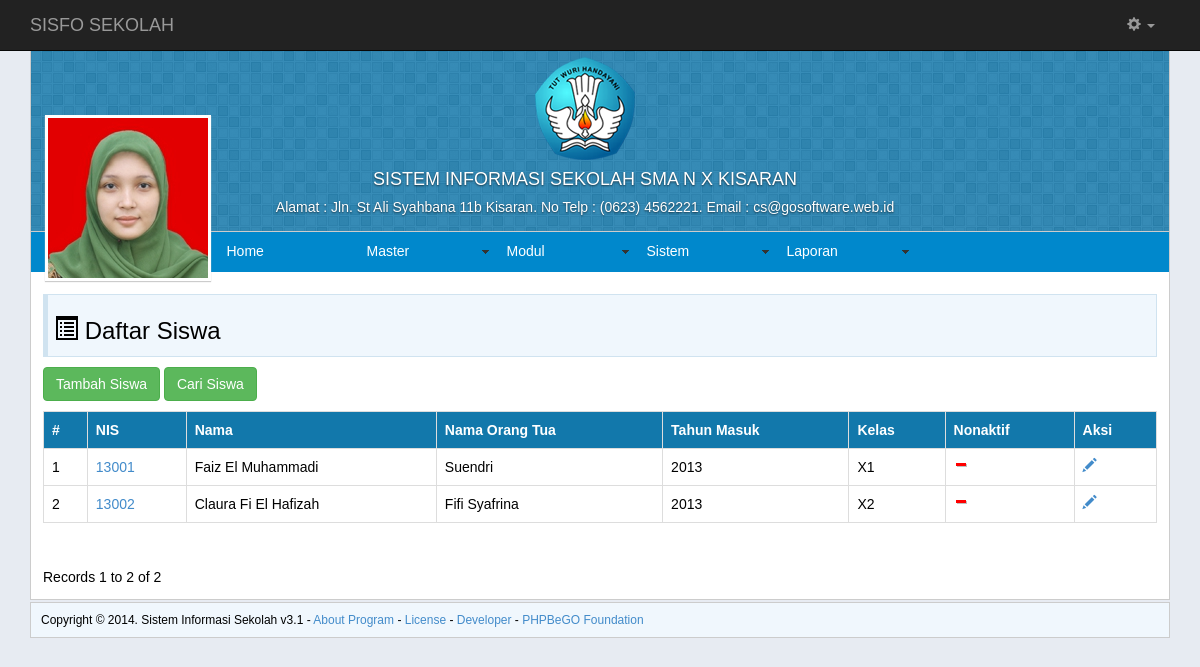
Page /index.php?page=tampil_siswa (signed in) on the committed database.
### tables this page shows
CREATE TABLE IF NOT EXISTS `photo` (
`p_id` int(11) NOT NULL,
  `p_uname` varchar(100) NOT NULL,
  `p_image_small` varchar(100) NOT NULL,
  `p_image_middle` varchar(100) NOT NULL,
  `p_image_default` varchar(100) NOT NULL,
  `p_tgl` timestamp NOT NULL DEFAULT CURRENT_TIMESTAMP,
  `p_profil` enum('Y','N') NOT NULL DEFAULT 'N'
);

CREATE TABLE IF NOT EXISTS `siswa` (
`s_id` int(6) NOT NULL,
  `s_nis` varchar(10) NOT NULL,
  `u_uname` varchar(50) NOT NULL,
  `u_pass` varchar(50) DEFAULT NULL,
  `level` char(5) NOT NULL DEFAULT 'siswa',
  `u_nama` varchar(100) NOT NULL,
  `u_email` varchar(50) NOT NULL,
  `s_tmp_lahir` varchar(100) DEFAULT NULL,
  `s_tgl_lhr` date DEFAULT NULL,
  `s_jk` varchar(10) DEFAULT NULL,
  `s_nm_ortu` varchar(100) DEFAULT NULL,
  `s_pek_ortu` varchar(100) DEFAULT NULL,
  `s_alamat` varchar(100) DEFAULT NULL,
  `s_agama` varchar(15) DEFAULT NULL,
  `s_gdarah` varchar(3) DEFAULT NULL,
  `s_thn_masuk` int(5) NOT NULL DEFAULT '0',
  `s_kd_kls` varchar(20) NOT NULL,
  `nonaktif` enum('Y','N') DEFAULT NULL
);

### tampil_siswa.php (the view, shortened to what this page needs)
<?php
$currentPage = $_SERVER["PHP_SELF"];
$maxRows_rec_tampil_siswa = 10;
$pageNum_rec_tampil_siswa = 0;
$startRow_rec_tampil_siswa = $pageNum_rec_tampil_siswa * $maxRows_rec_tampil_siswa;
$query_rec_tampil_siswa = "SELECT * FROM siswa ORDER BY s_nis ASC";
$query_limit_rec_tampil_siswa = sprintf("%s LIMIT %d, %d", $query_rec_tampil_siswa, $startRow_rec_tampil_siswa, $maxRows_rec_tampil_siswa);
$rec_tampil_siswa = mysql_query($query_limit_rec_tampil_siswa, $koneksi) or die(mysql_error());
$row_rec_tampil_siswa = mysql_fetch_assoc($rec_tampil_siswa);
if (isset($_GET['totalRows_rec_tampil_siswa'])) {
  $totalRows_rec_tampil_siswa = $_GET['totalRows_rec_tampil_siswa'];
} else {
  $all_rec_tampil_siswa = mysql_query($query_rec_tampil_siswa);
  $totalRows_rec_tampil_siswa = mysql_num_rows($all_rec_tampil_siswa);
}
$totalPages_rec_tampil_siswa = ceil($totalRows_rec_tampil_siswa/$maxRows_rec_tampil_siswa)-1;
$queryString_rec_tampil_siswa = "";
if (!empty($_SERVER['QUERY_STRING'])) {
  $params = explode("&", $_SERVER['QUERY_STRING']);
  $newParams = array();
  foreach ($params as $param) {
    if (stristr($param, "pageNum_rec_tampil_siswa") == false &&
        stristr($param, "totalRows_rec_tampil_siswa") == false) {
      array_push($newParams, $param);
    }
  }
  if (count($newParams) != 0) {
    $queryString_rec_tampil_siswa = "&" . htmlentities(implode("&", $newParams));
  }
}
$queryString_rec_tampil_siswa = sprintf("&totalRows_rec_tampil_siswa=%d%s", $totalRows_rec_tampil_siswa, $queryString_rec_tampil_siswa);
?>
<div class="judul">
<h3><span class="glyphicon glyphicon-list-alt"></span> Daftar Siswa</h3>
</div>
<p><a class="btn btn-success" href="index.php?page=tambah_siswa">Tambah Siswa</a>
   <a class="btn btn-success" href="index.php?page=cari_siswa">Cari Siswa</a></p>
<table class="table table-bordered">
  <tr>
    <th>#</th>
    <th>NIS</th>
    <th>Nama</th>
    <th>Nama Orang Tua</th>
    <th>Tahun Masuk</th>
    <th>Kelas</th>
    <th>Nonaktif</th>
    <th>Aksi</th>
  </tr>
  <?php $no=0; do { $no++;?>
    <tr>
      <td><?php echo $no; ?></td>
      <td><a href="index.php?page=tampil_siswa_detail&recordID=<?php echo $row_rec_tampil_siswa['s_id']; ?>"> <?php echo $row_rec_tampil_siswa['s_nis']; ?></a> </td>
      <td><?php echo $row_rec_tampil_siswa['u_nama']; ?></td>
      <td><?php echo $row_rec_tampil_siswa['s_nm_ortu']; ?></td>
      <td><?php echo $row_rec_tampil_siswa['s_thn_masuk']; ?></td>
      <td><?php echo $row_rec_tampil_siswa['s_kd_kls']; ?></td>
      <td><img src="Asset/images/<?php echo $row_rec_tampil_siswa['nonaktif']; ?>.gif" border="0" /></td>
      <td><a href="index.php?page=edit_siswa&amp;s_id=<?php echo $row_rec_tampil_siswa['s_id']; ?>"><span class="glyphicon glyphicon-pencil"></span></a></td>
    </tr>
    <?php } while ($row_rec_tampil_siswa = mysql_fetch_assoc($rec_tampil_siswa)); ?>
</table>
<p>&nbsp;</p>
Records <?php echo ($startRow_rec_tampil_siswa + 1) ?> to <?php echo min($startRow_rec_tampil_siswa + $maxRows_rec_tampil_siswa, $totalRows_rec_tampil_siswa) ?> of <?php echo $totalRows_rec_tampil_siswa ?>
<table border="0">
  <tr>
    <td><?php if ($pageNum_rec_tampil_siswa > 0) {  ?>
          <a href="<?php printf("%s?pageNum_rec_tampil_siswa=%d%s", $currentPage, 0, $queryString_rec_tampil_siswa); ?>"><< First | </a>
          <?php }  ?>
    </td>
    <td><?php if ($pageNum_rec_tampil_siswa > 0) {  ?>
          <a href="<?php printf("%s?pageNum_rec_tampil_siswa=%d%s", $currentPage, max(0, $pageNum_rec_tampil_siswa - 1), $queryString_rec_tampil_siswa); ?>"> < Previous </a>
          <?php }  ?>
    </td>
    <td><?php if ($pageNum_rec_tampil_siswa < $totalPages_rec_tampil_siswa) {  ?>
          <a href="<?php printf("%s?pageNum_rec_tampil_siswa=%d%s", $currentPage, min($totalPages_rec_tampil_siswa, $pageNum_rec_tampil_siswa + 1), $queryString_rec_tampil_siswa); ?>">| Next ></a>
          <?php }  ?>
    </td>
    <td><?php if ($pageNum_rec_tampil_siswa < $totalPages_rec_tampil_siswa) {  ?>
          <a href="<?php printf("%s?pageNum_rec_tampil_siswa=%d%s", $currentPage, $totalPages_rec_tampil_siswa, $queryString_rec_tampil_siswa); ?>"> | Last >></a>
          <?php }  ?>
    </td>
  </tr>
</table>

### index.php (shortened to what this page needs)
<?php
$showAvatar = mysql_query("SELECT * FROM photo WHERE p_uname='".$_SESSION['MM_Username']."' ORDER BY p_id DESC") or die(mysql_error());
$detailAvatar = mysql_fetch_assoc($showAvatar);
if (mysql_num_rows($showAvatar) == 0) {
    $createAvatar = "Photo/no-photo.jpg";
}
else {
    $middleAvatar = $detailAvatar['p_image_middle'];
    $createAvatar = "Photo/100/".$middleAvatar;
    }
?>
<!DOCTYPE>
<html lang="en">
    <head>
        <link href="Asset/css/style.css" rel="stylesheet" type="text/css" />
        <link href="Asset/css/bootstrap.css" rel="stylesheet" type="text/css" />
        <link href="SpryAssets/SpryMenuBarHorizontal.css" rel="stylesheet" type="text/css" />
        <link href="SpryAssets/SpryValidationTextField.css" rel="stylesheet" type="text/css" />
    </head>
    <body>
        <div class="navbar navbar-inverse navbar-fixed-top" role="navigation">
            <div class="container">
                <div class="navbar-header">
                    <a class="navbar-brand" href="index.php">SISFO SEKOLAH</a>
                </div>
                <div class="navbar-collapse collapse">
                    <ul class="nav navbar-nav navbar-right">
                        <li><a href="?page=tampil_ugeneral"><strong><?php echo $_SESSION['nama']; ?></strong></a></li>
                        <li class="dropdown">
                            <a href="#" class="dropdown-toggle" data-toggle="dropdown"><span class="glyphicon glyphicon-cog"></span> <b class="caret"></b></a>
                        </li>
                    </ul>
                </div>
            </div>
        </div>
        <div class="space"></div>
        <div class="container">
            <div class="main-layout">
                <div class="main-header">
                    <div class="title-layout">
                        <img src="Asset/images/logo.png" />
                        <h4>SISTEM INFORMASI SEKOLAH SMA N X KISARAN</h4>
                        <h5>Alamat : Jln. St Ali Syahbana 11b Kisaran. No Telp : (0623) 4562221. Email : cs@gosoftware.web.id</h5>
                    </div>
                    <div class="cover-avatar">
                        <a href="?page=tampil_uprofil"><img src="<?php echo $createAvatar; ?>"></a>
                    </div>
                </div>
                <div class="main-menu">
                    <ul id="MenuBar1" class="MenuBarHorizontal">
                        <li><a href="index.php">Home</a></li>
                        <?php if ($_SESSION['Level'] == 'admin') { ?>
                            <li><a href="#" class="MenuBarItemSubmenu">Master</a>
                            </li>
                            <li><a class="MenuBarItemSubmenu" href="#">Modul</a>
                            </li>
                            <li><a href="#" class="MenuBarItemSubmenu">Sistem</a>
                            </li>
                            <li><a href="#" class="MenuBarItemSubmenu">Laporan</a>
                            </li>
                        <?php } else if ($_SESSION['Level'] == 'guru') { ?>
                            <li><a href="#" class="MenuBarItemSubmenu">Master</a>
                                <ul>
                                    <li><a href="index.php?page=tampil_nilai">Nilai</a></li>
                                </ul>
                            </li>
                            <li><a href="#" class="MenuBarItemSubmenu">Laporan</a>
                                <ul>
                                    <li><a href="index.php?page=lap_absensi">Absensi</a></li>
                                    <li><a href="index.php?page=lap_nilai">Nilai</a></li>
                                </ul>
                            </li>
                        <?php } ?>
                    </ul>
                </div>
                <div class="main-konten">
                    <?php
                    if (isset($_GET["page"]) && $_GET["page"] != "home") {
                        if (file_exists(htmlentities($_GET["page"]) . ".php")) {
                            include(htmlentities($_GET["page"]) . ".php");
                        } else {
                            include("404.php");
                        }
                    } else {
                        include("home.php");
                    }
                    ?>
                </div>
            </div>
            <div class="footer-layout">
                Copyright &copy; 2014. Sistem Informasi Sekolah v3.1 -
                <a href="#">About Program</a> -
                <a href="#">License</a>  -
                <a href="#">Developer</a> -
                <a href="http://phpbego.wordpress.com" target="_blank">PHPBeGO Foundation </a>
            </div>
        </div>
    </body>
</html>

### Asset/css/style.css (style rules this page uses)
body { margin: 0; background-color:#e7ebf2; font-family: 'lucida grande',tahoma,verdana,arial,sans-serif; font-size: 14px; }
.space { height: 50px; }
.title-layout { color: #ffffff; text-align: center; margin-right: 30px; text-shadow: 0 1px 2px rgba(0, 0, 0, 0.6); }
table { font-family: 'lucida grande',tahoma,verdana,arial,sans-serif; font-size: 14px; }
.main-layout { background-color:#ffffff; border: 1px solid #CCC; }
.main-header { background-image: url(../../Asset/images/hero.png); background-color: #026fa6; border-bottom: 1px solid #CCC; padding: 6px; }
.main-menu { background-color: #0088cc; padding-left: 185px; }
.main-konten { padding: 12px; }
.judul { margin: 10px 0; padding: 0 6px 1px 6px; border: 1px solid #d0e3f0; border-left: 5px solid #d0e3f0; background-color: #f0f7fd; }
.cover-avatar { float: left; background: #fff; padding: 3px; position: absolute; margin-top: -110px; margin-left: 8px; box-shadow: 0px 1px 1px #CCC; width: 166px; cursor: pointer; }
.cover-avatar > a > img { width: 160px; height: 160px; }
.footer-layout { margin: 2px auto; padding: 10px; border: 1px solid #CCC; background-color: #f0f7fd; font-size: 12px; }

### SpryAssets/SpryMenuBarHorizontal.css (style rules this page uses)
ul.MenuBarHorizontal { margin: 0; padding: 0; list-style-type: none; font-size: 100%; cursor: default; width: auto; height: 40px; }
ul.MenuBarHorizontal li { margin: 0; padding: 0; list-style-type: none; font-size: 100%; position: relative; text-align: left; cursor: pointer; width: 10em; float: left; }
ul.MenuBarHorizontal a { display: block; cursor: pointer; background-color: #0088cc; padding: 0.75em 0.75em; color: #fff; text-decoration: none; height: 40px; }
ul.MenuBarHorizontal a.MenuBarItemSubmenu { background-image: url(SpryMenuBarDown.gif); background-repeat: no-repeat; background-position: 95% 50%; }

### rows in the picture
photo: p_image_middle (picture)
siswa: s_nis "13001", u_nama "Faiz El Muhammadi", s_nm_ortu "Suendri", s_thn_masuk "2013", s_kd_kls "X1"
siswa: s_nis "13002", u_nama "Claura Fi El Hafizah", s_nm_ortu "Fifi Syafrina", s_thn_masuk "2013", s_kd_kls "X2"

### other values in the picture
$startRow_rec_tampil_siswa + 1 "1"
$totalRows_rec_tampil_siswa "2"
